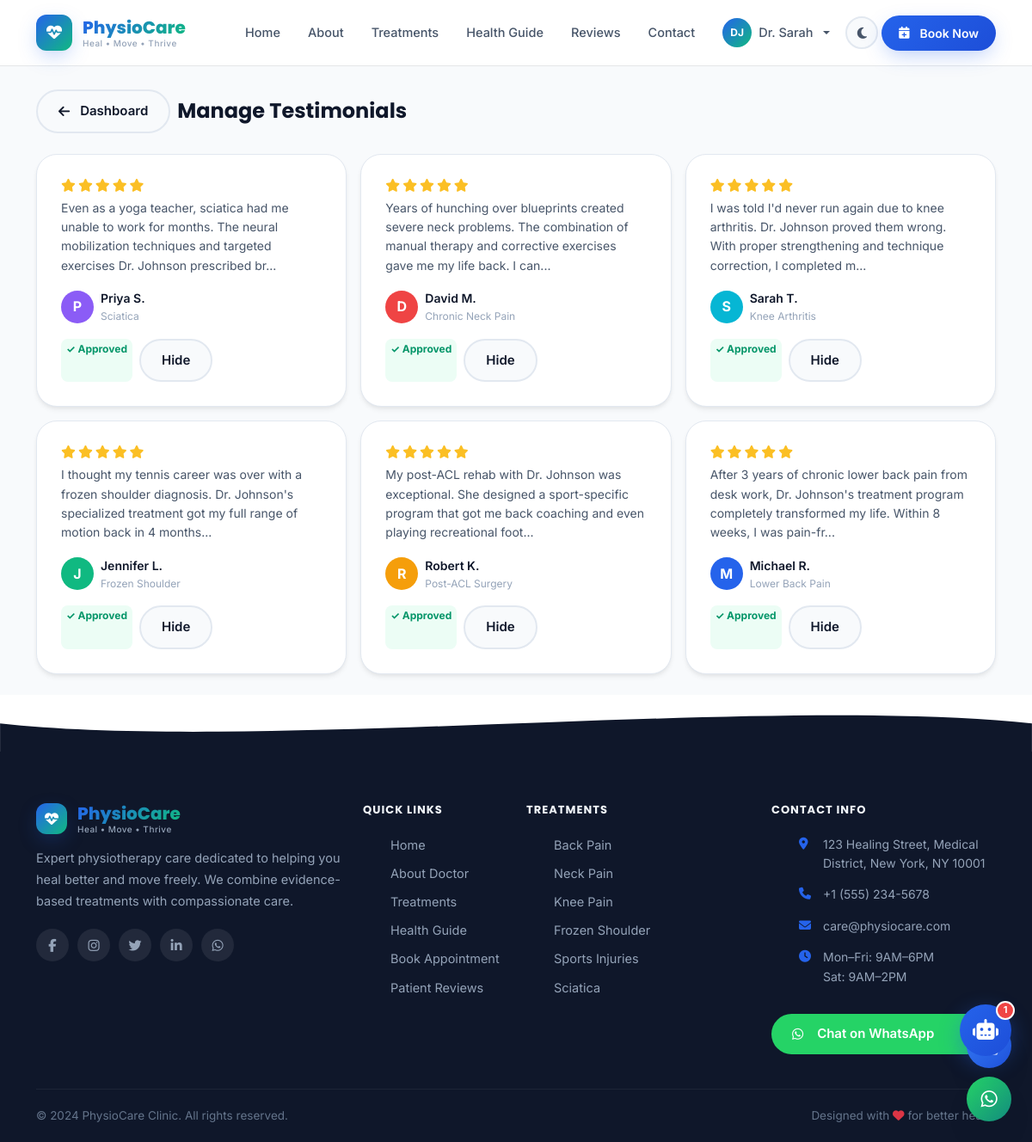
Page /admin/testimonials (signed in) on the committed database.
### app/models.py (models this page shows, shortened)
class User(db.Model, UserMixin):
    __tablename__ = 'users'
    id = db.Column(db.Integer, primary_key=True)
    username = db.Column(db.String(64), unique=True, nullable=False)
    email = db.Column(db.String(120), unique=True, nullable=False)
    password_hash = db.Column(db.String(256))
    role = db.Column(db.String(20), default='patient')  # admin, doctor, patient
    first_name = db.Column(db.String(64))
    last_name = db.Column(db.String(64))
    phone = db.Column(db.String(20))
    date_of_birth = db.Column(db.Date)
    address = db.Column(db.String(256))
    medical_history = db.Column(db.Text)
    profile_image = db.Column(db.String(256))
    is_active = db.Column(db.Boolean, default=True)
    created_at = db.Column(db.DateTime, default=datetime.utcnow)
    last_login = db.Column(db.DateTime)
    appointments = db.relationship('Appointment', backref='patient', lazy='dynamic',
                                   foreign_keys='Appointment.user_id')
    chat_histories = db.relationship('ChatHistory', backref='user', lazy='dynamic')

class Testimonial(db.Model):
    __tablename__ = 'testimonials'
    id = db.Column(db.Integer, primary_key=True)
    patient_name = db.Column(db.String(128), nullable=False)
    condition = db.Column(db.String(128))
    review = db.Column(db.Text, nullable=False)
    rating = db.Column(db.Integer, default=5)
    recovery_story = db.Column(db.Text)
    occupation = db.Column(db.String(64))
    avatar_color = db.Column(db.String(32), default='#2563eb')
    is_approved = db.Column(db.Boolean, default=True)
    is_featured = db.Column(db.Boolean, default=False)
    created_at = db.Column(db.DateTime, default=datetime.utcnow)

### app/routes/admin.py (the view)
@admin.route('/testimonials')
@login_required
@admin_required
def testimonials():
    all_t = Testimonial.query.order_by(Testimonial.created_at.desc()).all()
    return render_template('admin/testimonials.html', testimonials=all_t, config=current_app.config)

### app/models.py (called while the page is built)
@login_manager.user_loader
def load_user(user_id):
    return User.query.get(int(user_id))

### app/routes/admin.py (called while the page is built)
def admin_required(f):
    @wraps(f)
    def decorated(*args, **kwargs):
        if not current_user.is_authenticated or current_user.role not in ['admin', 'doctor']:
            flash('Access denied.', 'danger')
            return redirect(url_for('auth.login'))
        return f(*args, **kwargs)
    return decorated

### app/templates/admin/testimonials.html (shortened to what this page needs)
{% extends "base.html" %}
{% block content %}
<div style="padding-top:80px;min-height:100vh;background:var(--bg-secondary);">
  <div class="container py-4">
    <div class="d-flex align-items-center mb-4">
      <a href="{{ url_for('admin.dashboard') }}" class="btn btn-ghost btn-sm me-2">
        <i class="fas fa-arrow-left me-1"></i>Dashboard
      </a>
      <h4 class="mb-0">Manage Testimonials</h4>
    </div>
    <div class="row g-3">
      {% for t in testimonials %}
      <div class="col-md-6 col-lg-4">
        <div class="card-premium">
          <div class="star-rating mb-2">{% for i in range(t.rating) %}<i class="fas fa-star"></i>{% endfor %}</div>
          <p style="font-size:14px;color:var(--text-secondary);">{{ t.review[:150] }}...</p>
          <div class="d-flex align-items-center gap-2 mb-3">
            <div style="width:38px;height:38px;background:{{ t.avatar_color }};border-radius:50%;display:flex;align-items:center;justify-content:center;color:white;font-weight:700;">{{ t.patient_name[0] }}</div>
            <div>
              <div style="font-weight:600;font-size:14px;">{{ t.patient_name }}</div>
              <div style="font-size:12px;color:var(--text-muted);">{{ t.condition }}</div>
            </div>
          </div>
          <div class="d-flex gap-2">
            <span class="badge flex-1 text-center" style="background:{% if t.is_approved %}var(--secondary-light){% else %}var(--bg-tertiary){% endif %};color:{% if t.is_approved %}var(--secondary-dark){% else %}var(--text-muted){% endif %};padding:6px;border-radius:8px;font-size:12px;">
              {% if t.is_approved %}✓ Approved{% else %}Pending{% endif %}
            </span>
            <button class="btn btn-sm {% if t.is_approved %}btn-ghost{% else %}btn-primary{% endif %} flex-1 toggle-testimonial" data-id="{{ t.id }}">
              {% if t.is_approved %}Hide{% else %}Approve{% endif %}
            </button>
          </div>
        </div>
      </div>
      {% endfor %}
    </div>
  </div>
</div>
{% endblock %}

### app/templates/base.html (shortened to what this page needs)
<!DOCTYPE html>
<html lang="en" data-theme="light">
<head>
    <link href="https://cdn.jsdelivr.net/npm/bootstrap@5.3.2/dist/css/bootstrap.min.css" rel="stylesheet">
    <link rel="stylesheet" href="https://cdnjs.cloudflare.com/ajax/libs/font-awesome/6.5.1/css/all.min.css">
    <link href="https://unpkg.com/aos@2.3.1/dist/aos.css" rel="stylesheet">
    <link rel="stylesheet" href="{{ url_for('static', filename='css/style.css') }}">
</head>
<body>
<nav class="navbar navbar-expand-lg fixed-top" id="mainNav">
    <div class="container">
        <a class="navbar-brand" href="{{ url_for('main.index') }}">
            <div class="brand-logo">
                <div class="brand-icon">
                    <i class="fas fa-heartbeat"></i>
                </div>
                <div class="brand-text">
                    <span class="brand-name">PhysioCare</span>
                    <span class="brand-tagline">Heal • Move • Thrive</span>
                </div>
            </div>
        </a>
        <div class="collapse navbar-collapse" id="navbarNav">
            <ul class="navbar-nav ms-auto align-items-lg-center gap-lg-1">
                <li class="nav-item">
                    <a class="nav-link {% if request.endpoint == 'main.index' %}active{% endif %}" href="{{ url_for('main.index') }}">Home</a>
                </li>
                <li class="nav-item">
                    <a class="nav-link {% if request.endpoint == 'main.about' %}active{% endif %}" href="{{ url_for('main.about') }}">About</a>
                </li>
                <li class="nav-item">
                    <a class="nav-link {% if 'treatment' in request.endpoint %}active{% endif %}" href="{{ url_for('main.treatments') }}">Treatments</a>
                </li>
                <li class="nav-item">
                    <a class="nav-link {% if request.endpoint == 'main.health_guidance' %}active{% endif %}" href="{{ url_for('main.health_guidance') }}">Health Guide</a>
                </li>
                <li class="nav-item">
                    <a class="nav-link {% if request.endpoint == 'main.testimonials' %}active{% endif %}" href="{{ url_for('main.testimonials') }}">Reviews</a>
                </li>
                <li class="nav-item">
                    <a class="nav-link {% if request.endpoint == 'main.contact' %}active{% endif %}" href="{{ url_for('main.contact') }}">Contact</a>
                </li>
                {% if current_user.is_authenticated %}
                    <li class="nav-item dropdown">
                        <a class="nav-link dropdown-toggle user-menu" href="#" data-bs-toggle="dropdown">
                            <div class="user-avatar">{{ current_user.first_name[0] }}{{ current_user.last_name[0] if current_user.last_name else '' }}</div>
                            {{ current_user.first_name }}
                        </a>
                    </li>
                {% else %}
                    <li class="nav-item">
                        <a class="nav-link" href="{{ url_for('auth.login') }}">Login</a>
                    </li>
                {% endif %}
                <li class="nav-item">
                    <button class="theme-toggle" id="themeToggle" title="Toggle dark mode">
                        <i class="fas fa-moon" id="themeIcon"></i>
                    </button>
                </li>
                <li class="nav-item">
                    <a class="btn btn-primary nav-cta" href="{{ url_for('appointments.book') }}">
                        <i class="fas fa-calendar-plus me-1"></i> Book Now
                    </a>
                </li>
            </ul>
        </div>
    </div>
</nav>
<main>
    {% block content %}{% endblock %}
</main>
<footer class="footer">
    <div class="footer-wave">
        <svg viewBox="0 0 1440 80" fill="none" xmlns="http://www.w3.org/2000/svg">
            <path d="M0,40 C360,80 1080,0 1440,40 L1440,80 L0,80 Z" fill="var(--footer-bg)"/>
        </svg>
    </div>
    <div class="footer-body">
        <div class="container">
            <div class="row g-4">
                <div class="col-lg-4">
                    <div class="footer-brand">
                        <div class="brand-logo mb-3">
                            <div class="brand-icon brand-icon-sm">
                                <i class="fas fa-heartbeat"></i>
                            </div>
                            <div class="brand-text">
                                <span class="brand-name">PhysioCare</span>
                                <span class="brand-tagline">Heal • Move • Thrive</span>
                            </div>
                        </div>
                        <p class="footer-desc">Expert physiotherapy care dedicated to helping you heal better and move freely. We combine evidence-based treatments with compassionate care.</p>
                        <div class="social-links">
                            <a href="#" class="social-link" aria-label="Facebook"><i class="fab fa-facebook-f"></i></a>
                            <a href="#" class="social-link" aria-label="Instagram"><i class="fab fa-instagram"></i></a>
                            <a href="#" class="social-link" aria-label="Twitter"><i class="fab fa-twitter"></i></a>
                            <a href="#" class="social-link" aria-label="LinkedIn"><i class="fab fa-linkedin-in"></i></a>
                            <a href="https://wa.me/{{ config.WHATSAPP_NUMBER }}" class="social-link social-wa" aria-label="WhatsApp">
                                <i class="fab fa-whatsapp"></i>
                            </a>
                        </div>
                    </div>
                </div>
                <div class="col-lg-2 col-md-4">
                    <h6 class="footer-heading">Quick Links</h6>
                    <ul class="footer-links">
                        <li><a href="{{ url_for('main.index') }}">Home</a></li>
                        <li><a href="{{ url_for('main.about') }}">About Doctor</a></li>
                        <li><a href="{{ url_for('main.treatments') }}">Treatments</a></li>
                        <li><a href="{{ url_for('main.health_guidance') }}">Health Guide</a></li>
                        <li><a href="{{ url_for('appointments.book') }}">Book Appointment</a></li>
                        <li><a href="{{ url_for('main.testimonials') }}">Patient Reviews</a></li>
                    </ul>
                </div>
                <div class="col-lg-3 col-md-4">
                    <h6 class="footer-heading">Treatments</h6>
                    <ul class="footer-links">
                        <li><a href="{{ url_for('main.treatment_detail', slug='back-pain-relief') }}">Back Pain</a></li>
                        <li><a href="{{ url_for('main.treatment_detail', slug='neck-pain-treatment') }}">Neck Pain</a></li>
                        <li><a href="{{ url_for('main.treatment_detail', slug='knee-pain-rehabilitation') }}">Knee Pain</a></li>
                        <li><a href="{{ url_for('main.treatment_detail', slug='frozen-shoulder') }}">Frozen Shoulder</a></li>
                        <li><a href="{{ url_for('main.treatment_detail', slug='sports-injury-rehabilitation') }}">Sports Injuries</a></li>
                        <li><a href="{{ url_for('main.treatment_detail', slug='sciatica-treatment') }}">Sciatica</a></li>
                    </ul>
                </div>
                <div class="col-lg-3 col-md-4">
                    <h6 class="footer-heading">Contact Info</h6>
                    <ul class="footer-contact">
                        <li>
                            <i class="fas fa-map-marker-alt"></i>
                            <span>{{ config.CLINIC_ADDRESS }}</span>
                        </li>
                        <li>
                            <i class="fas fa-phone"></i>
                            <a href="tel:{{ config.CLINIC_PHONE }}">{{ config.CLINIC_PHONE }}</a>
                        </li>
                        <li>
                            <i class="fas fa-envelope"></i>
                            <a href="mailto:{{ config.CLINIC_EMAIL }}">{{ config.CLINIC_EMAIL }}</a>
                        </li>
                        <li>
                            <i class="fas fa-clock"></i>
                            <span>Mon–Fri: 9AM–6PM<br>Sat: 9AM–2PM</span>
                        </li>
                    </ul>
                    <a href="https://wa.me/{{ config.WHATSAPP_NUMBER }}?text=Hello%20PhysioCare%2C%20I%20need%20help"
                       class="btn btn-wa w-100 mt-3" target="_blank">
                        <i class="fab fa-whatsapp me-2"></i>Chat on WhatsApp
                    </a>
                </div>
            </div>
            <div class="footer-bottom">
                <div class="row align-items-center">
                    <div class="col-md-6">
                        <p class="footer-copy">© 2024 {{ config.CLINIC_NAME }}. All rights reserved.</p>
                    </div>
                    <div class="col-md-6 text-md-end">
                        <p class="footer-copy">Designed with <i class="fas fa-heart text-danger"></i> for better health</p>
                    </div>
                </div>
            </div>
        </div>
    </div>
</footer>
<div class="chatbot-wrapper" id="chatbotWrapper">
    <div class="chatbot-bubble" id="chatbotBubble" onclick="toggleChatbot()">
        <div class="chatbot-icon">
            <i class="fas fa-robot" id="chatbotOpenIcon"></i>
        </div>
        <div class="chatbot-badge" id="chatbotBadge">1</div>
    </div>
</div>
<div class="floating-actions">
    <a href="tel:{{ config.CLINIC_PHONE }}" class="fab-btn fab-call" title="Call Us">
        <i class="fas fa-phone"></i>
    </a>
    <a href="https://wa.me/{{ config.WHATSAPP_NUMBER }}?text=Hello%20PhysioCare" target="_blank"
       class="fab-btn fab-whatsapp" title="WhatsApp">
        <i class="fab fa-whatsapp"></i>
    </a>
</div>
</body>
</html>

### rows in the picture
User: first_name "D", last_name "J", first_name "Dr. Sarah"
Testimonial: rating 5 (drawn), review "Even as a yoga teacher, sciatica had me unable to work for months. The neural mobilization techniques and targeted exercises Dr. Johnson prescribed br", patient_name "P", patient_name "Priya S.", condition "Sciatica", is_approved "✓ Approved"
Testimonial: rating 5 (drawn), review "Years of hunching over blueprints created severe neck problems. The combination of manual therapy and corrective exercises gave me my life back. I can", patient_name "D", patient_name "David M.", condition "Chronic Neck Pain", is_approved "✓ Approved"
Testimonial: rating 5 (drawn), review "I was told I'd never run again due to knee arthritis. Dr. Johnson proved them wrong. With proper strengthening and technique correction, I completed m", patient_name "S", patient_name "Sarah T.", condition "Knee Arthritis", is_approved "✓ Approved"
Testimonial: rating 5 (drawn), review "I thought my tennis career was over with a frozen shoulder diagnosis. Dr. Johnson's specialized treatment got my full range of motion back in 4 months", patient_name "J", patient_name "Jennifer L.", condition "Frozen Shoulder", is_approved "✓ Approved"
Testimonial: rating 5 (drawn), review "My post-ACL rehab with Dr. Johnson was exceptional. She designed a sport-specific program that got me back coaching and even playing recreational foot", patient_name "R", patient_name "Robert K.", condition "Post-ACL Surgery", is_approved "✓ Approved"
Testimonial: rating 5 (drawn), review "After 3 years of chronic lower back pain from desk work, Dr. Johnson's treatment program completely transformed my life. Within 8 weeks, I was pain-fr", patient_name "M", patient_name "Michael R.", condition "Lower Back Pain", is_approved "✓ Approved"

### other values in the picture
{{ config.CLINIC_ADDRESS }} "123 Healing Street, Medical District, New York, NY 10001"
{{ config.CLINIC_PHONE }} "+1 (555) 234-5678"
{{ config.CLINIC_EMAIL }} "care@physiocare.com"
{{ config.CLINIC_NAME }} "PhysioCare Clinic"
